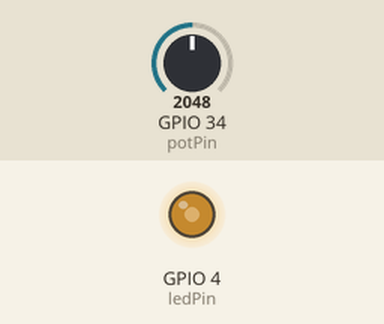
A sketch run on a simulated ESP32. Parts: output pins drawn as LEDs (lit = HIGH). The test bench sets the inputs (shaded band); at power-on: GPIO 34 (potPin) = 2048.

Above: at 1.3 s.
1.4 s: GPIO 34 (potPin) set to 2866
At 2.6 s:
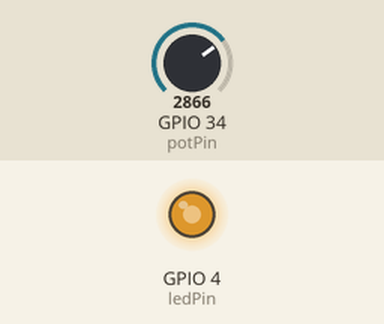
3.0 s: GPIO 34 (potPin) set to 3603
At 3.7 s:
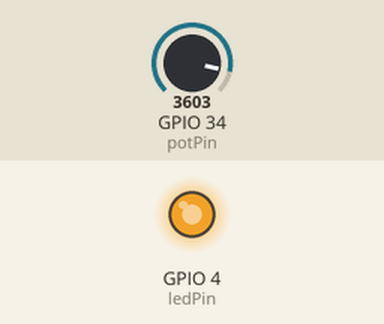
4.5 s: GPIO 34 (potPin) set to 491
At 4.9 s:
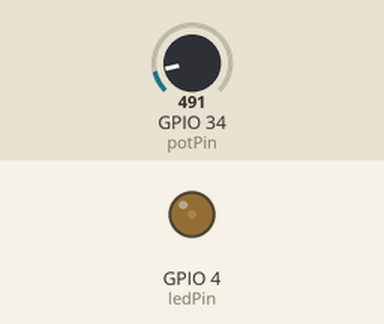
6.0 s: GPIO 34 (potPin) set to 0
At 7.2 s:
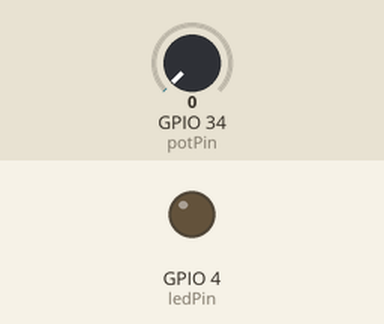
7.5 s: GPIO 34 (potPin) set to 2047
At 8.4 s:
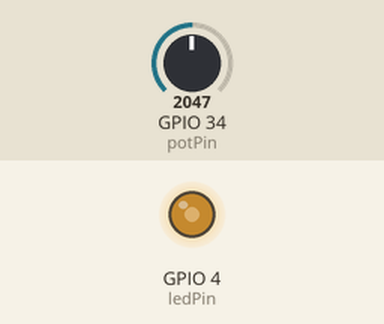
Timing chart, 0 to 10.0 s (numbered marks = the images above; inputs shaded):
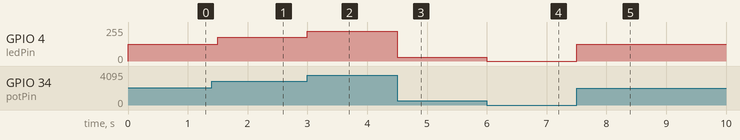

The sketch:

SMD33.ino
```cpp
const int potPin = 34;
const int ledPin = 4;
int potValue = 0; // 가변저항 값 확인을 위한 변수

void setup() {
  pinMode(potPin, INPUT);
  pinMode(ledPin, OUTPUT);
}

void loop() {

  // 가변저항 값 확인
  potValue = analogRead(potPin);

  analogWrite(ledPin, map(potValue, 0, 4095, 0, 255));
  delay(500);

}
```

Measured:
- after the input at 1.4 s, GPIO 4 (ledPin): 127/255 → 178/255 after 0.10 s
- after the input at 3.0 s, GPIO 4 (ledPin): 178/255 → 224/255 at once
- after the input at 4.5 s, GPIO 4 (ledPin): 224/255 → 30/255 at once
- after the input at 6.0 s, GPIO 4 (ledPin): 30/255 → 0/255 at once
- after the input at 7.5 s, GPIO 4 (ledPin): 0/255 → 127/255 at once
